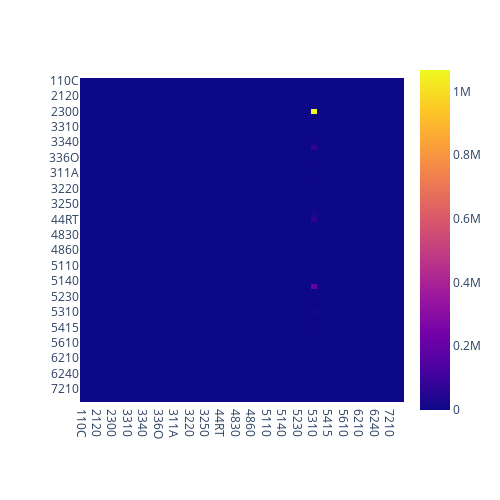

Notebook code cell kept with this figure:
### Code cell
# sum over years and display
residential_agg = pd.DataFrame(residential.sum(axis = 0))
residential_agg.columns = sectors
residential_agg.index = sectors
px.imshow(residential_agg, width=500, height=500)

### Figure 1 — Plotly figure (JSON) as saved in the notebook; plotly's stock layout.template omitted (floating-point values rounded to 4 significant figures; data arrays with more than 128 entries replaced by an {"elided": "..."} marker saying what was removed)
{"data": [{"coloraxis": "coloraxis", "hovertemplate": "x: %{x}<br>y: %{y}<br>color: %{z}<extra></extra>", "name": "0", "type": "heatmap", "x": ["110C", "113F", "2110", "2120", "2130", "2200", "2300", "3210", "3270", "3310", "3320", "3330", "3340", "3350", "336M", "336O", "3370", "338A", "311A", "313T", "315A", "3220", "3230", "3240", "3250", "3260", "4200", "44RT", "4810", "4820", "4830", "4840", "4850", "4860", "487S", "4930", "5110", "5120", "5130", "5140", "5210", "5220", "5230", "5240", "5250", "5310", "5320", "5411", "5415", "5412", "5500", "5610", "5620", "6100", "6210", "622H", "6230", "6240", "711A", "7130", "7210", "7220", "8100"], "xaxis": "x", "y": ["110C", "113F", "2110", "2120", "2130", "2200", "2300", "3210", "3270", "3310", "3320", "3330", "3340", "3350", "336M", "336O", "3370", "338A", "311A", "313T", "315A", "3220", "3230", "3240", "3250", "3260", "4200", "44RT", "4810", "4820", "4830", "4840", "4850", "4860", "487S", "4930", "5110", "5120", "5130", "5140", "5210", "5220", "5230", "5240", "5250", "5310", "5320", "5411", "5415", "5412", "5500", "5610", "5620", "6100", "6210", "622H", "6230", "6240", "711A", "7130", "7210", "7220", "8100"], "yaxis": "y", "z": {"elided": "63x63 float values"}}], "layout": {"coloraxis": {"colorscale": [[0, "#0d0887"], [0.1111, "#46039f"], [0.2222, "#7201a8"], [0.3333, "#9c179e"], [0.4444, "#bd3786"], [0.5556, "#d8576b"], [0.6667, "#ed7953"], [0.7778, "#fb9f3a"], [0.8889, "#fdca26"], [1, "#f0f921"]]}, "height": 500, "margin": {"t": 60}, "width": 500, "xaxis": {"anchor": "y", "constrain": "domain", "domain": [0, 1], "scaleanchor": "y"}, "yaxis": {"anchor": "x", "autorange": "reversed", "constrain": "domain", "domain": [0, 1]}}}
